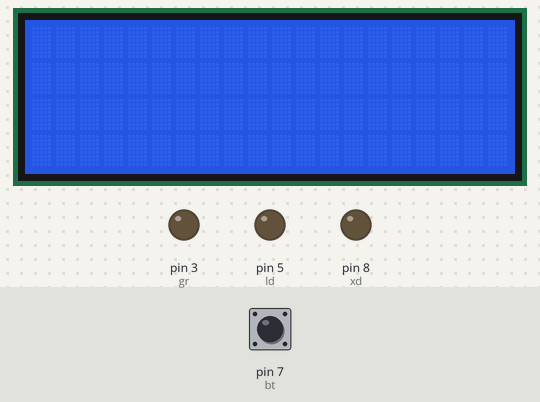
Bench run of a sketch on a simulated Arduino Uno, built with avr-gcc and run on an emulated ATmega328P. Shown: 20×4 character LCD, output pins drawn as LEDs (lit = HIGH). The inputs (shaded band) are chosen by the test bench; at power-on: pin 7 (bt) HIGH. What the sketch prints to the serial monitor is not drawn.

Above: at 1.2 s.
1.3 s: pin 7 (bt) pulled LOW for 0.15 s
At 2.4 s:
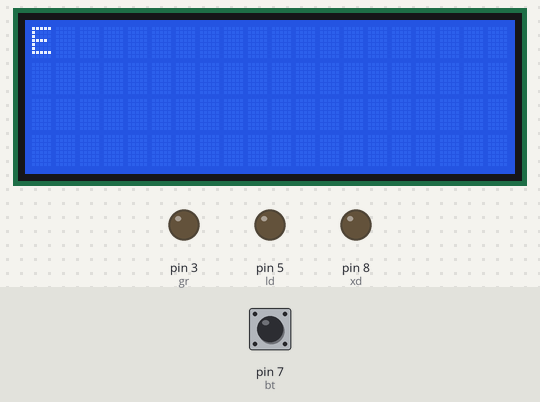
3.5 s: pin 7 (bt) pulled LOW for 1 s
At 4.3 s:
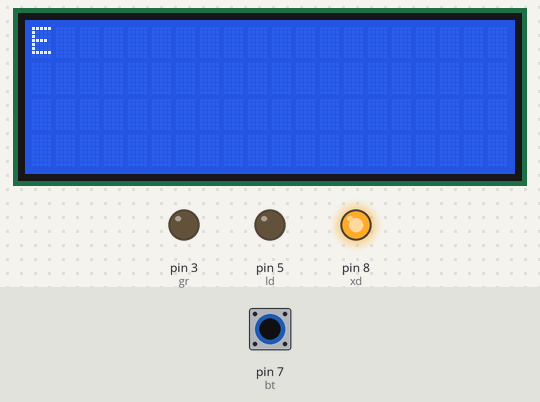
6.6 s: pin 7 (bt) pulled LOW for 0.15 s
At 7.7 s:
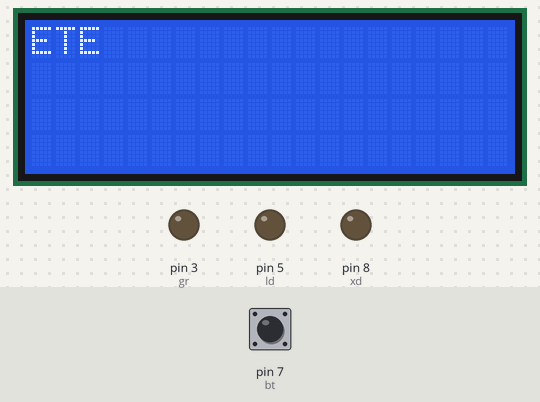
8.8 s: pin 7 (bt) pulled LOW for 3.2 s
At 9.6 s:
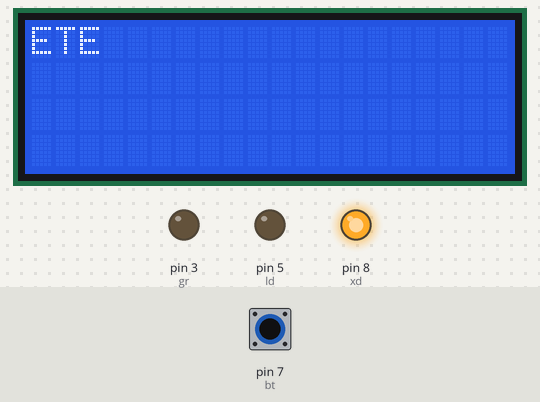
14.1 s: pin 7 (bt) pulled LOW for 0.15 s
At 15.8 s:
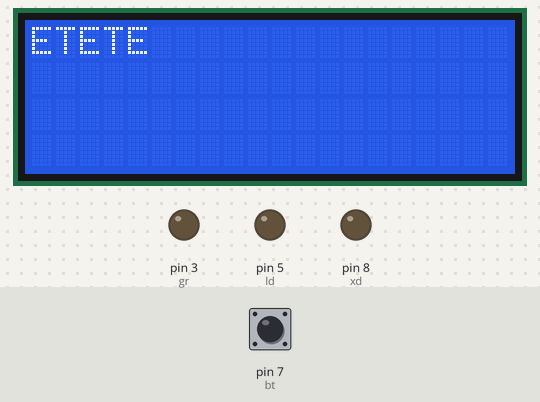
16.3 s: pin 7 (bt) pulled LOW for 1 s
At 17.1 s:
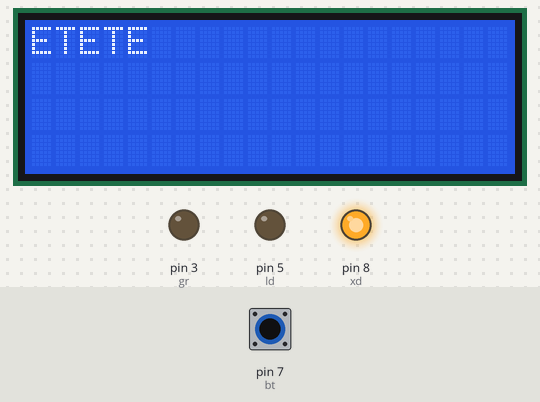
Timing chart, 0 to 19.4 s (numbered marks = the images above; inputs shaded):
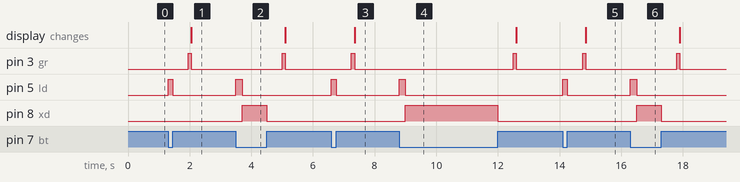

The sketch:

arduino_morse.ino
```cpp
#define bt 7 //button at digital pin 7
#define ld 5 //red led at digital pin 5
#define xd 8 //yellow led at digital pin 8
#define gr 3 //green led at digital pin 3

#include <Wire.h>
#include <LiquidCrystal_I2C.h>

LiquidCrystal_I2C lcd(0x3F,20,4); //set I2C lcd 16x2 address

String decode(String x){
   String morse[] = {".-","-...", "-.-.", "-..", ".","..-.","--.", "....","..", ".---", "-.-", ".-..", "--", "-.", "---", ".--.","--.-",".-.", "...", "-", "..-", "...-", ".--", "-..-", "-.--", "--..","-----",".----","..---","...--","....-",".....","-....","--...","---..","----.",".-.-.-","--..--","..--..","-...-","----"};
   int i = 0;
   String ou{"ABCDEFGHIJKLMNOPQRSTUVWXYZ0123456789.,?= "};

   while (i < sizeof(morse)){
       if (x == morse[i]){
          return String(ou[i]);
       }
       i++;
   }
   return "";
} //function to decode morse code.


void setup(){
    pinMode(bt,INPUT_PULLUP); //set pinMode button
    pinMode(ld,OUTPUT); //set red led pinMode
    pinMode(xd,OUTPUT);
    pinMode(gr,OUTPUT);
    Serial.begin(57600);
    lcd.init();
    lcd.backlight();
    lcd.setCursor(0,0);
}

long skip_now; //outside loop variable to determine interval
bool skip_on = false; //bool to check if button pressed or not
String code = ""; //outside loop variable to store clicked morse
int c1 = 0; //lcd coordinate
int c2 = 0;

void loop(){
    String add_code = ""; //outside while loop to store 1 morse code
    long now = millis(); //variable to determine how long the button pressed
    while (!digitalRead(bt)){
        long end = millis();
        long z = end - now;

        if (z > 200){
           digitalWrite(xd,HIGH);
           digitalWrite(ld,LOW);
           add_code = "-";
        }
        else {
           digitalWrite(xd,LOW);
           digitalWrite(ld,HIGH);
           add_code = ".";
        }
        skip_on = true; //telling the program that the button is pressed
        skip_now = millis();

    } //loop to check if button is pressed
    code += add_code; //storing 1 morse code
    digitalWrite(xd,LOW); //turning off all the lcd
    digitalWrite(ld,LOW);

    if (skip_on){
       if (millis() - skip_now >= 500){
          skip_on = false; //resetting the last button pressed.
          digitalWrite(gr,HIGH);
          delay(100);
          digitalWrite(gr,LOW);
          String oup = decode(code); //decoding all the stored morse code
          Serial.print(oup); //writing to monitor
          lcd.print(oup); //printing to the I2C LCD.
          code = ""; //resetting the stored morse code.
          if (c1 < 16){
             c1++;
          }
          else{
              c2++;
              c1=0;
          } //incrementing the lcd coordinate.
       } //checking if the interval of last button pressed >= 500ms
    } //checking if the button has pressed


}
```

Measured:
- after the input at 1.3 s, pin 3 (gr): LOW → HIGH after 0.65 s, → LOW 0.10 s later; pin 5 (ld): LOW → HIGH at once, → LOW 0.15 s later; the display: changes after 0.75 s (image 1)
- after the input at 3.5 s, pin 3 (gr): LOW → HIGH after 1.5 s, → LOW 0.10 s later; pin 5 (ld): LOW → HIGH at once, → LOW 0.20 s later; pin 8 (xd): LOW → HIGH after 0.20 s, → LOW 0.80 s later
- after the input at 6.6 s, pin 3 (gr): LOW → HIGH after 0.65 s, → LOW 0.10 s later; pin 5 (ld): LOW → HIGH at once, → LOW 0.15 s later; the display: changes after 0.75 s (image 3)
- after the input at 8.8 s, pin 3 (gr): LOW → HIGH after 3.7 s, → LOW 0.10 s later; pin 5 (ld): LOW → HIGH at once, → LOW 0.20 s later; pin 8 (xd): LOW → HIGH after 0.20 s, → LOW 3.0 s later
- after the input at 14.1 s, pin 3 (gr): LOW → HIGH after 0.65 s, → LOW 0.10 s later; pin 5 (ld): LOW → HIGH at once, → LOW 0.15 s later; the display: changes after 0.75 s (image 5)
- after the input at 16.3 s, pin 3 (gr): LOW → HIGH after 1.5 s, → LOW 0.10 s later; pin 5 (ld): LOW → HIGH at once, → LOW 0.20 s later; pin 8 (xd): LOW → HIGH after 0.20 s, → LOW 0.80 s later
